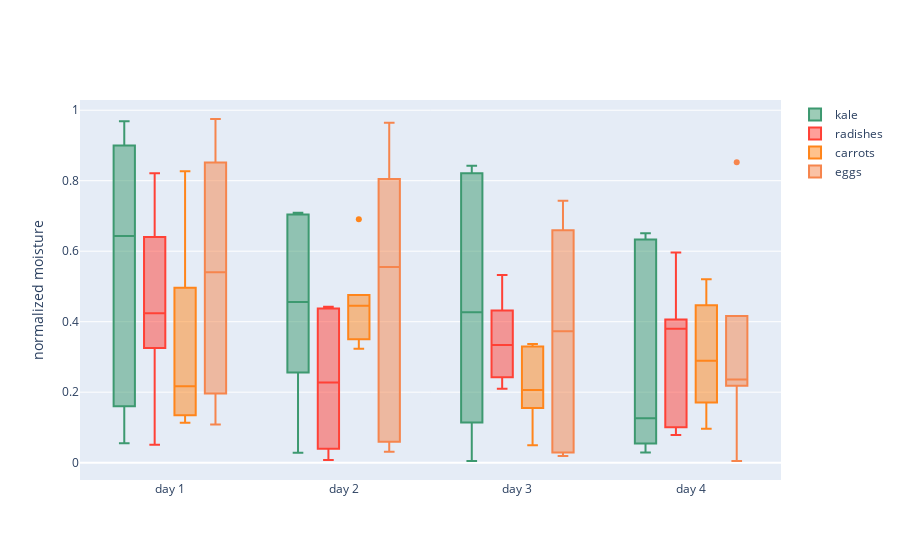

The notebook cell this image was saved under:
### Markdown cell above
### Boxplots

### Code cell
import random

def generate_float_list(n):
    float_list = [random.random() for _ in range(n)]
    return float_list

# Example: generate a list with 5 values
generate_float_list(n)

import plotly.graph_objects as go

n = 24

x = ['day 1', 'day 1', 'day 1', 'day 1', 'day 1', 'day 1',
     'day 2', 'day 2', 'day 2', 'day 2', 'day 2', 'day 2',
     'day 3', 'day 3', 'day 3', 'day 3', 'day 3', 'day 3',
     'day 4', 'day 4', 'day 4', 'day 4', 'day 4', 'day 4']

fig = go.Figure()

fig.add_trace(go.Box(
    y=generate_float_list(n),
    x=x,
    name='kale',
    marker_color='#3D9970'
))
fig.add_trace(go.Box(
    y=generate_float_list(n),
    x=x,
    name='radishes',
    marker_color='#FF4136'
))
fig.add_trace(go.Box(
    y=generate_float_list(n),
    x=x,
    name='carrots',
    marker_color='#FF851B'
))
fig.add_trace(go.Box(
    y=generate_float_list(n),
    x=x,
    name='eggs',
    marker_color='#F6854D'
))

fig.update_layout(
    yaxis_title='normalized moisture',
    boxmode='group' # group together boxes of the different traces for each value of x
)
fig.show()

### Figure 1 — Plotly figure (JSON) as saved in the notebook; plotly's stock layout.template omitted (floating-point values rounded to 4 significant figures)
{"data": [{"marker": {"color": "#3D9970"}, "name": "kale", "type": "box", "x": ["day 1", "day 1", "day 1", "day 1", "day 1", "day 1", "day 2", "day 2", "day 2", "day 2", "day 2", "day 2", "day 3", "day 3", "day 3", "day 3", "day 3", "day 3", "day 4", "day 4", "day 4", "day 4", "day 4", "day 4"], "y": [0.9002, 0.8277, 0.05539, 0.1603, 0.4581, 0.9687, 0.7092, 0.2559, 0.7042, 0.5663, 0.3459, 0.02829, 0.8212, 0.8422, 0.1139, 0.1146, 0.005028, 0.7396, 0.633, 0.05432, 0.08617, 0.6511, 0.02888, 0.1652]}, {"marker": {"color": "#FF4136"}, "name": "radishes", "type": "box", "x": ["day 1", "day 1", "day 1", "day 1", "day 1", "day 1", "day 2", "day 2", "day 2", "day 2", "day 2", "day 2", "day 3", "day 3", "day 3", "day 3", "day 3", "day 3", "day 4", "day 4", "day 4", "day 4", "day 4", "day 4"], "y": [0.3254, 0.05067, 0.8209, 0.3828, 0.6401, 0.4652, 0.3222, 0.4377, 0.00753, 0.4423, 0.03932, 0.1326, 0.3356, 0.5326, 0.3322, 0.4319, 0.2097, 0.2423, 0.07845, 0.3611, 0.5963, 0.1006, 0.4064, 0.3992]}, {"marker": {"color": "#FF851B"}, "name": "carrots", "type": "box", "x": ["day 1", "day 1", "day 1", "day 1", "day 1", "day 1", "day 2", "day 2", "day 2", "day 2", "day 2", "day 2", "day 3", "day 3", "day 3", "day 3", "day 3", "day 3", "day 4", "day 4", "day 4", "day 4", "day 4", "day 4"], "y": [0.1131, 0.1349, 0.8269, 0.4962, 0.27, 0.1633, 0.4336, 0.35, 0.4562, 0.4756, 0.6904, 0.3236, 0.2334, 0.04955, 0.3299, 0.1788, 0.155, 0.3369, 0.4465, 0.5207, 0.2563, 0.1706, 0.09619, 0.3219]}, {"marker": {"color": "#F6854D"}, "name": "eggs", "type": "box", "x": ["day 1", "day 1", "day 1", "day 1", "day 1", "day 1", "day 2", "day 2", "day 2", "day 2", "day 2", "day 2", "day 3", "day 3", "day 3", "day 3", "day 3", "day 3", "day 4", "day 4", "day 4", "day 4", "day 4", "day 4"], "y": [0.8513, 0.2519, 0.1083, 0.8283, 0.1966, 0.9751, 0.7962, 0.3136, 0.05916, 0.8047, 0.9643, 0.03134, 0.01924, 0.02905, 0.585, 0.1613, 0.7432, 0.6593, 0.245, 0.8524, 0.2182, 0.2273, 0.00475, 0.4159]}], "layout": {"boxmode": "group", "yaxis": {"title": {"text": "normalized moisture"}}}}
